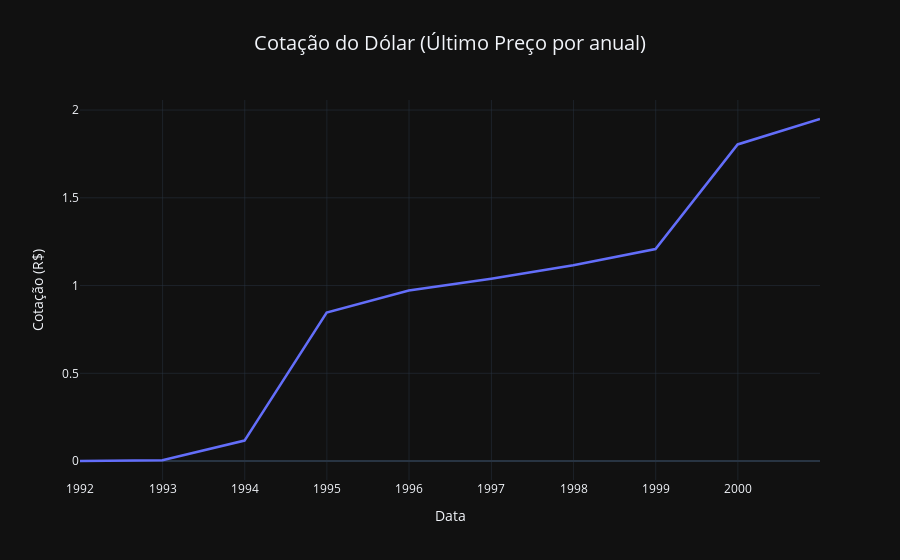

The code cell stored with this chart in its notebook:
### Code cell
df_y = df_dol.resample("Y").last()

fig = px.line(
    df_y, 
    y="Último", 
    title="Cotação do Dólar (Último Preço por anual)", 
    labels={"index": "Data", "Último": "Cotação (R$)"},
)

# Melhorando o layout
fig.update_traces(line=dict(width=2.5), marker=dict(size=6))
fig.update_layout(
    template="plotly_dark",
    title=dict(x=0.5, font=dict(size=20)),
    xaxis=dict(showgrid=True, gridwidth=0.5),
    yaxis=dict(showgrid=True, gridwidth=0.5),
    hovermode="x unified"
)

fig.show()

### Figure 1 — Plotly figure (JSON) as saved in the notebook; plotly's stock layout.template omitted (floating-point values rounded to 4 significant figures)
{"data": [{"hovertemplate": "Data=%{x}<br>Cotação (R$)=%{y}<extra></extra>", "legendgroup": "", "line": {"color": "#636efa", "dash": "solid", "width": 2.5}, "marker": {"size": 6, "symbol": "circle"}, "mode": "lines", "name": "", "orientation": "v", "showlegend": false, "type": "scatter", "x": ["1991-12-31T00:00:00", "1992-12-31T00:00:00", "1993-12-31T00:00:00", "1994-12-31T00:00:00", "1995-12-31T00:00:00", "1996-12-31T00:00:00", "1997-12-31T00:00:00", "1998-12-31T00:00:00", "1999-12-31T00:00:00", "2000-12-31T00:00:00"], "xaxis": "x", "y": [0.0004, 0.0052, 0.1167, 0.846, 0.9717, 1.039, 1.116, 1.208, 1.804, 1.949], "yaxis": "y"}], "layout": {"hovermode": "x unified", "legend": {"tracegroupgap": 0}, "title": {"font": {"size": 20}, "text": "Cotação do Dólar (Último Preço por anual)", "x": 0.5}, "xaxis": {"anchor": "y", "domain": [0, 1], "gridwidth": 0.5, "showgrid": true, "title": {"text": "Data"}}, "yaxis": {"anchor": "x", "domain": [0, 1], "gridwidth": 0.5, "showgrid": true, "title": {"text": "Cotação (R$)"}}}}
